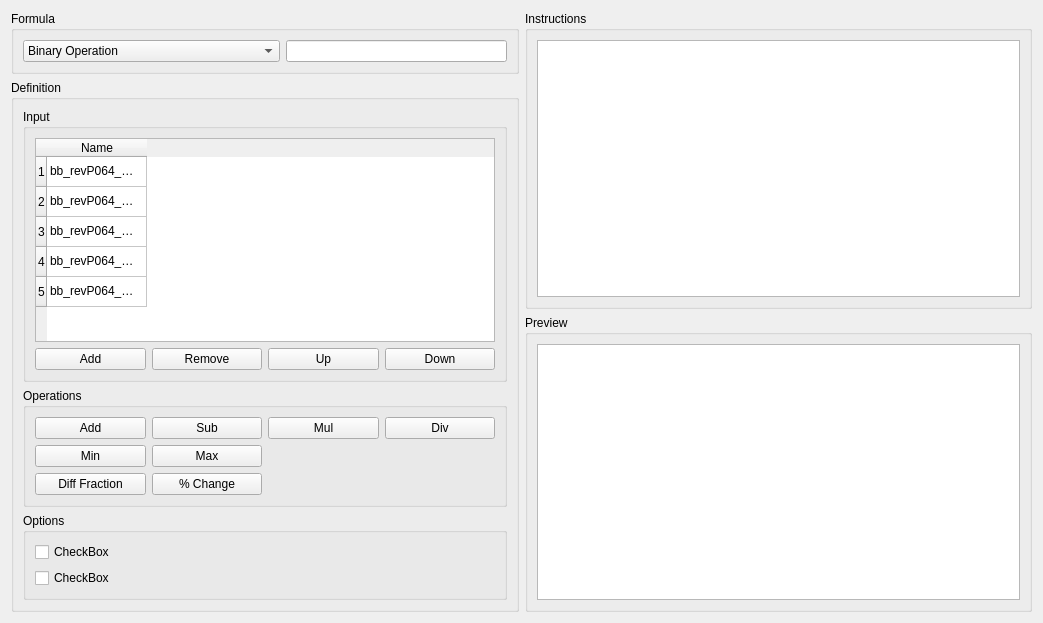
<?xml version="1.0" encoding="UTF-8"?>
<ui version="4.0">
 <class>CalculationEditorForm</class>
 <widget class="QWidget" name="CalculationEditorForm">
  <property name="geometry">
   <rect>
    <x>0</x>
    <y>0</y>
    <width>1043</width>
    <height>623</height>
   </rect>
  </property>
  <property name="windowTitle">
   <string>Form</string>
  </property>
  <layout class="QGridLayout" name="gridLayout">
   <item row="0" column="0">
    <widget class="QGroupBox" name="groupBox">
     <property name="title">
      <string>Formula</string>
     </property>
     <layout class="QGridLayout" name="gridLayout_19">
      <item row="0" column="1">
       <widget class="QComboBox" name="comboBox_4">
        <item>
         <property name="text">
          <string>Binary Operation</string>
         </property>
        </item>
        <item>
         <property name="text">
          <string>Chip Perfect Yield No Incomplete Perfects</string>
         </property>
        </item>
        <item>
         <property name="text">
          <string>Adhoc Calculation</string>
         </property>
        </item>
       </widget>
      </item>
      <item row="0" column="2">
       <widget class="QLineEdit" name="calcName_4"/>
      </item>
     </layout>
    </widget>
   </item>
   <item row="0" column="1" rowspan="2">
    <layout class="QVBoxLayout" name="verticalLayout_12">
     <item>
      <widget class="QGroupBox" name="groupBox_13">
       <property name="title">
        <string>Instructions</string>
       </property>
       <layout class="QGridLayout" name="gridLayout_20">
        <item row="0" column="0">
         <widget class="QTextEdit" name="textEdit_7"/>
        </item>
       </layout>
      </widget>
     </item>
     <item>
      <widget class="QGroupBox" name="groupBox_14">
       <property name="title">
        <string>Preview</string>
       </property>
       <layout class="QGridLayout" name="gridLayout_21">
        <item row="0" column="0">
         <widget class="QTextEdit" name="textEdit_8"/>
        </item>
       </layout>
      </widget>
     </item>
    </layout>
   </item>
   <item row="1" column="0">
    <widget class="QGroupBox" name="definitionGroupBox">
     <property name="title">
      <string>Definition</string>
     </property>
     <layout class="QVBoxLayout" name="verticalLayout_10">
      <item>
       <widget class="QGroupBox" name="inputGroupBox_4">
        <property name="title">
         <string>Input</string>
        </property>
        <layout class="QGridLayout" name="gridLayout_17">
         <item row="0" column="0">
          <widget class="QTableWidget" name="tableWidget_4">
           <row>
            <property name="text">
             <string>1</string>
            </property>
           </row>
           <row>
            <property name="text">
             <string>2</string>
            </property>
           </row>
           <row>
            <property name="text">
             <string>3</string>
            </property>
           </row>
           <row>
            <property name="text">
             <string>4</string>
            </property>
           </row>
           <row>
            <property name="text">
             <string>5</string>
            </property>
           </row>
           <column>
            <property name="text">
             <string>Name</string>
            </property>
           </column>
           <item row="0" column="0">
            <property name="text">
             <string>bb_revP064_M1_1b_latRPD_lowRpc~Vtlin</string>
            </property>
           </item>
           <item row="1" column="0">
            <property name="text">
             <string>bb_revP064_M1_1b_latLPD_lowRpc~Iodlin4</string>
            </property>
           </item>
           <item row="2" column="0">
            <property name="text">
             <string>bb_revP064_M1_1b_latLPG_lowRpc~Vtsat</string>
            </property>
           </item>
           <item row="3" column="0">
            <property name="text">
             <string>bb_revP064_M1_1b_latLPU_lowRpc~Vtlin</string>
            </property>
           </item>
           <item row="4" column="0">
            <property name="text">
             <string>bb_revP064_M1_1b_lat_lowRpc~080Iread_BLC</string>
            </property>
           </item>
          </widget>
         </item>
         <item row="1" column="0">
          <layout class="QHBoxLayout" name="horizontalLayout_4">
           <item>
            <widget class="QPushButton" name="pushButton_37">
             <property name="text">
              <string>Add</string>
             </property>
            </widget>
           </item>
           <item>
            <widget class="QPushButton" name="pushButton_38">
             <property name="text">
              <string>Remove</string>
             </property>
            </widget>
           </item>
           <item>
            <widget class="QPushButton" name="pushButton_39">
             <property name="text">
              <string>Up</string>
             </property>
            </widget>
           </item>
           <item>
            <widget class="QPushButton" name="pushButton_40">
             <property name="text">
              <string>Down</string>
             </property>
            </widget>
           </item>
          </layout>
         </item>
        </layout>
       </widget>
      </item>
      <item>
       <widget class="QGroupBox" name="groupBox_12">
        <property name="title">
         <string>Operations</string>
        </property>
        <layout class="QGridLayout" name="gridLayout_18">
         <item row="0" column="0">
          <widget class="QPushButton" name="pushButton_41">
           <property name="text">
            <string>Add</string>
           </property>
          </widget>
         </item>
         <item row="0" column="1">
          <widget class="QPushButton" name="pushButton_42">
           <property name="text">
            <string>Sub</string>
           </property>
          </widget>
         </item>
         <item row="0" column="2">
          <widget class="QPushButton" name="pushButton_43">
           <property name="text">
            <string>Mul</string>
           </property>
          </widget>
         </item>
         <item row="0" column="3">
          <widget class="QPushButton" name="pushButton_44">
           <property name="text">
            <string>Div</string>
           </property>
          </widget>
         </item>
         <item row="1" column="0">
          <widget class="QPushButton" name="pushButton_45">
           <property name="text">
            <string>Min</string>
           </property>
          </widget>
         </item>
         <item row="1" column="1">
          <widget class="QPushButton" name="pushButton_46">
           <property name="text">
            <string>Max</string>
           </property>
          </widget>
         </item>
         <item row="2" column="0">
          <widget class="QPushButton" name="pushButton_47">
           <property name="text">
            <string>Diff Fraction</string>
           </property>
          </widget>
         </item>
         <item row="2" column="1">
          <widget class="QPushButton" name="pushButton_48">
           <property name="text">
            <string>% Change</string>
           </property>
          </widget>
         </item>
        </layout>
       </widget>
      </item>
      <item>
       <widget class="QGroupBox" name="optionsGroupBox_4">
        <property name="title">
         <string>Options</string>
        </property>
        <layout class="QVBoxLayout" name="verticalLayout_11">
         <item>
          <widget class="QCheckBox" name="checkBox_7">
           <property name="text">
            <string>CheckBox</string>
           </property>
          </widget>
         </item>
         <item>
          <widget class="QCheckBox" name="checkBox_8">
           <property name="text">
            <string>CheckBox</string>
           </property>
          </widget>
         </item>
        </layout>
       </widget>
      </item>
     </layout>
    </widget>
   </item>
  </layout>
 </widget>
 <resources/>
 <connections/>
</ui>
